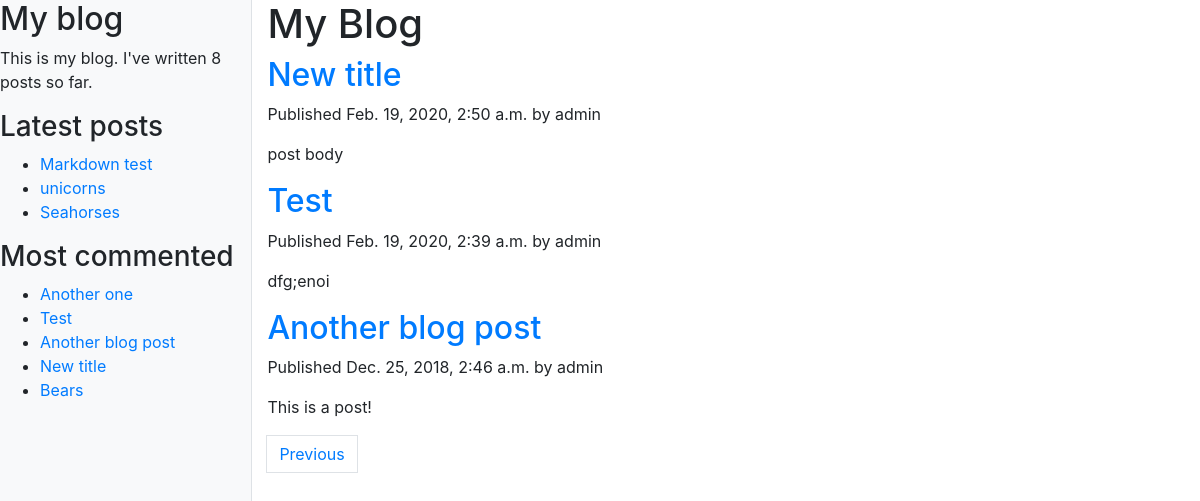
Screenshot of /blog/?page=2 with the database file from the repository.
### blog/models.py (models this page shows, shortened)
class Post(models.Model):
    objects = models.Manager()  # Default manager
    published = PublishedManager()  # Custom manager
    STATUS_CHOICES = (
        ('draft', 'Draft'),
        ('published', 'Published')
    )
    title = models.CharField(max_length=250)
    slug = models.CharField(max_length=250, unique_for_date='publish')
    author = models.ForeignKey(
        User, on_delete=models.CASCADE, related_name='blog_posts')
    body = models.TextField()
    publish = models.DateTimeField(default=timezone.now)
    created = models.DateTimeField(auto_now_add=True)
    updated = models.DateTimeField(auto_now=True)
    status = models.CharField(
        max_length=10, choices=STATUS_CHOICES, default='draft')
    class Meta:
        ordering = ('-publish',)
    def get_absolute_url(self):
        return reverse("blog:post_detail", args=[self.publish.year, self.publish.month, self.publish.day, self.slug])
    tags = TaggableManager()

### blog/views.py (the view)
# urls.py: path('', views.post_list, name='post_list'),
def post_list(request, tag_slug=None):
    object_list = Post.published.all()
    tag = None
    if tag_slug:
        tag = get_object_or_404(Tag, slug=tag_slug)
        object_list = object_list.filter(tags__in=[tag])
    paginator = Paginator(object_list, 5)  # 3 posts per page
    page = request.GET.get('page')
    try:
        posts = paginator.page(page)
    except PageNotAnInteger:
        posts = paginator.page(1)
    except EmptyPage:
        posts = paginator.page(paginator.num_pages)
    return render(request, 'blog/post/list.html', {'page': page, 'posts': posts, 'tag': tag})

### blog/models.py (called while the page is built)
    def get_queryset(self):
        return super(PublishedManager, self).get_queryset().filter(status='published')

### blog/templatetags/blog_tags.py (called while the page is built)
@register.simple_tag()
def total_posts():
    return Post.published.count()

@register.inclusion_tag('blog/post/latest_posts.html')
def show_latest_posts(count=5):
    latest_posts = Post.published.order_by('-publish')[:count]
    return {'latest_posts': latest_posts}

@register.simple_tag
def get_most_commented_posts(count=5):
    return Post.published.annotate(total_comments=Count('comments')).order_by('-total_comments')[:count]

@register.filter(name="markdown")
def markdown_format(text):
    return mark_safe(markdown.markdown(text))

### blog/templates/blog/post/list.html (shortened to what this page needs)
{% extends "blog/base.html" %}
{% load blog_tags %}
{% block content %}
    <h1>My Blog</h1>
    {% for post in posts  %}
        <h2>
            <a href="{{ post.get_absolute_url }}">
                {{ post.title }}
            </a>
        </h2>
        <p class="date">
            Published {{ post.publish }} by {{ post.author }}
        </p>
        {{ post.body|markdown|truncatewords:30 }}
    {% endfor %}
    {% include "pagination.html" with page=posts %}
{% endblock %}

### blog/templates/blog/base.html (shortened to what this page needs)
{% load blog_tags %}
{% load bootstrap4 %}
{% load static %}
{% bootstrap_css %}
<!DOCTYPE html>
<html>
<head>
  <link href={% static "css/simple-sidebar.css" %} rel="stylesheet">
</head>
<body>
    <div class="d-flex" id="wrapper">
        <div class="bg-light border-right" id="sidebar-wrapper" style="m-2">
            <h2>My blog</h2>
            <p>This is my blog. I've written {% total_posts %} posts so far.</p>
            <h3>Latest posts</h3>
            {% show_latest_posts 3 %}
            <h3>Most commented</h3>
            {% get_most_commented_posts as most_commented_posts %}
                <ul>
                    {% for post in most_commented_posts %}
                        <li>
                            <a href="{{ post.get_absolute_url }}">
                                {{ post.title }}
                            </a>
                        </li>
                    {% endfor %}
                </ul>
        </div>
        <div id="page-content-wrapper">
            <div class="container-fluid">
                {% block content %}
                {% endblock %}
        </div>
    </div>
</body>
</html>

### blog/templates/blog/post/latest_posts.html
<ul>
    {% for post in latest_posts %}
    <li>
        <a href="{{ post.get_absolute_url }}">{{ post.title }}</a>
    </li>
    {% endfor %}
</ul>

### blog/static/css/simple-sidebar.css (style rules this page uses)
body { overflow-x: hidden; }
#sidebar-wrapper { min-height: 100vh; margin-left: -15rem; -webkit-transition: margin .25s ease-out; -moz-transition: margin .25s ease-out; -o-transition: margin .25s ease-out; transition: margin .25s ease-out; }
#page-content-wrapper { min-width: 100vw; }
@media (min-width: 768px) { #sidebar-wrapper { margin-left: 0; } }
@media (min-width: 768px) { #page-content-wrapper { min-width: 0; width: 100%; } }

### rows the page displays
Post: title "Markdown test"
Post: title "unicorns"
Post: title "Seahorses"
Post: title "Another one"
Post: title "Test", publish "Feb. 19, 2020, 2:39 a.m.", author "admin", body "dfg;enoi"
Post: title "Another blog post", publish "Dec. 25, 2018, 2:46 a.m.", author "admin", body "This is a post!"
Post: title "New title", publish "Feb. 19, 2020, 2:50 a.m.", author "admin", body "post body"
Post: title "Bears"
